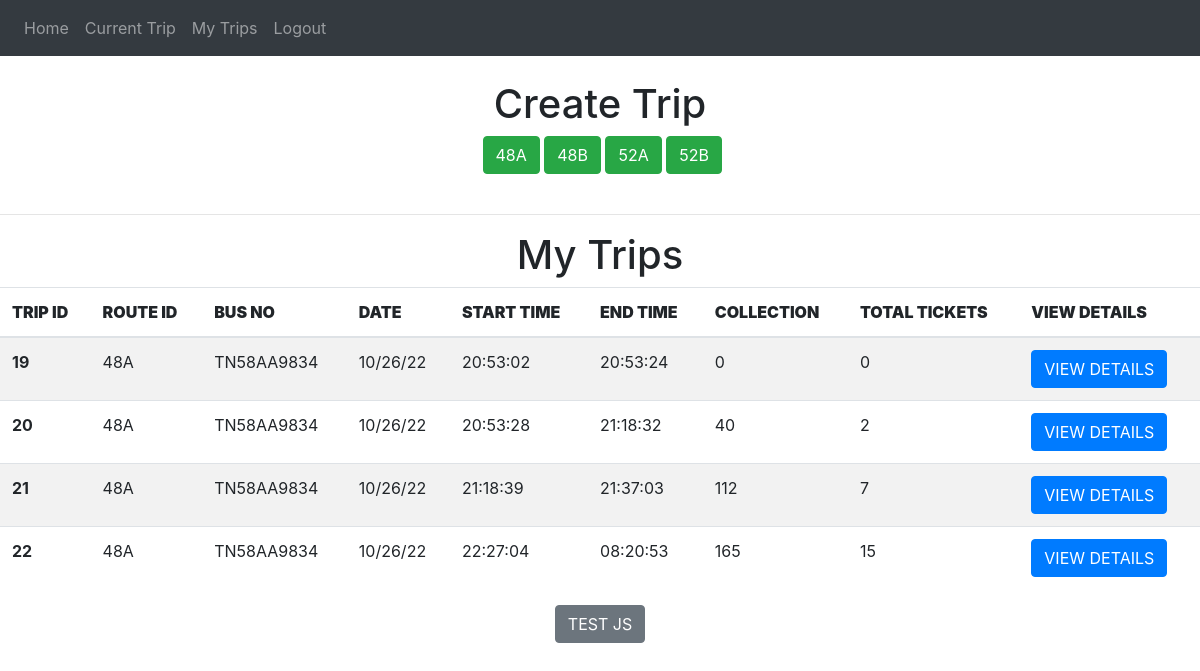
/conductor-my-trips (signed in), run on an earlier commit of the app's database.
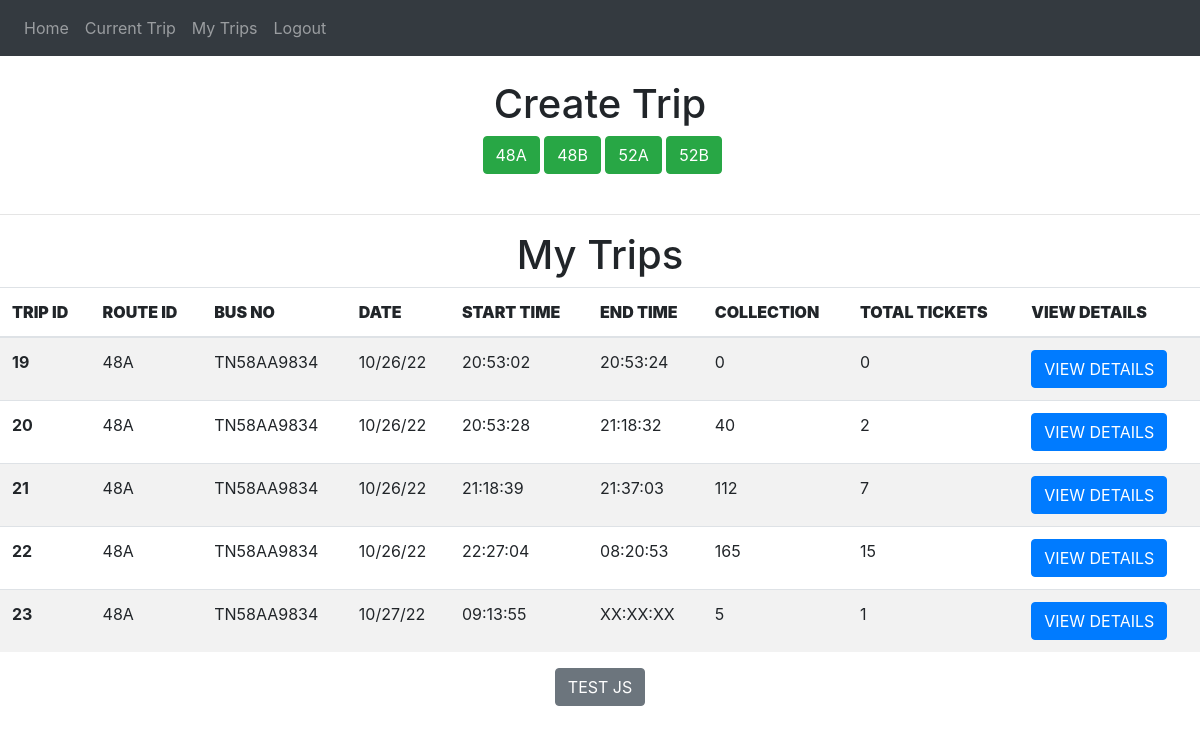
And on a later commit of the database.
### website/models.py (models this page shows)
class Trip(db.Model,UserMixin):
    trip_id = db.Column(db.Integer , primary_key = True)
    route_id = db.Column(db.String(100))
    conductor_id = db.Column(db.Integer , db.ForeignKey('user.id'))
    date = db.Column(db.String(100))
    collection = db.Column(db.Integer)
    ticket_run = db.Column(db.Integer)
    start_time =db.Column(db.String(100))
    end_time = db.Column(db.String(100))
    status =db.Column(db.String(1))
    current_passengers= db.Column(db.Integer)
    current_stop = db.Column(db.String)
    bus_no = db.Column(db.String)
    gps = db.Column(db.String)
    gps_update_time = db.Column(db.String)
    tickets = db.relationship('Ticket')

### website/views.py (the view)
@views.route('/conductor-my-trips', methods=['GET', 'POST'])
@login_required
def conductor_my_trips():
    trips = Trip.query.filter_by(conductor_id = current_user.id).all()
    conductor_details = Conductor_details.query.filter_by(conductor_id = current_user.id).first()
    return render_template("conductor_my_trips.html" , user = current_user , trips = trips, cd= conductor_details )

### website/__init__.py (called while the page is built)
def create_app():
    app = Flask(__name__)
    app.config['SECRET_KEY'] = '#itsactuallyapassword'
    app.config['SQLALCHEMY_DATABASE_URI'] = f'sqlite:///{DB_NAME}'
    db.init_app(app)
    from .views import views
    from .auth import auth
    app.register_blueprint(views, url_prefix='/')
    app.register_blueprint(auth, url_prefix='/')
    from .models import User, Conductor_details
    create_database(app)
    login_manager = LoginManager()
    login_manager.login_view = 'auth.login'
    login_manager.init_app(app)
    @login_manager.user_loader
    def load_user(id):
        return User.query.get(int(id))
    return app

### website/templates/conductor_my_trips.html (shortened to what this page needs)
{% extends "base.html" %}
{% block content %}
<br>
<div align = "center">
  <h1 align = "center">Create Trip </h1>
  {%for route in cd.routes_assigned.split(",")%}
  <a class="btn btn-primary btn-success " href="/conductor-utility-create-trip/{{route}} " role="button"  > {{route}} </a>
  {%endfor%}
  </div>
</div>
<br><hr>
  <div>
      <h1 align = "center">My Trips </h1>
    <table class="table table-striped">
      <thead>
        <tr>
          <th scope="col" ><b>TRIP ID</b></th>
          <th scope="col"><b>ROUTE ID</b></th>
          <th scope="col"><b>BUS NO</b></th>
          <th scope="col"><b>DATE</b></th>
          <th scope="col"><b>START TIME</b></th>
          <th scope="col"><b>END TIME</b></th>
          <th scope="col"><b>COLLECTION</b></th>
          <th scope="col"><b>TOTAL TICKETS</b></th>
          <th scope="col"><b>VIEW DETAILS</b></th>
        </tr>
      </thead>
      <tbody>
        {%for t in trips %}
        <tr>
          <th>{{t.trip_id}}</th>
          <td>{{t.route_id}}</td>
          <td>{{t.bus_no}}</td>
          <td>{{t.date}}</td>
          <td>{{t.start_time}}</td>
          <td>{{t.end_time}}</td>
          <td>{{t.collection}}</td>
          <td>{{t.ticket_run}}</td>
          <td><a class="btn btn-primary " href="/conductor-view-details/{{t.trip_id}} " role="button"  >VIEW DETAILS</a></td>
        </tr>
        {%endfor%}
      </tbody>
    </table>
  </div>
<div align = "center">
  <button type = "button " class = "btn btn-secondary" onclick="refreshGPS()" >TEST JS</button><br>
</div>
<br>
{% endblock %}

### website/templates/base.html (shortened to what this page needs)
<!DOCTYPE html>
<html>
  <head>
    <link
      rel="stylesheet"
      href="https://stackpath.bootstrapcdn.com/bootstrap/4.4.1/css/bootstrap.min.css"
    />
    <link
      rel="stylesheet"
      href="https://stackpath.bootstrapcdn.com/font-awesome/4.7.0/css/font-awesome.min.css"
    />
  </head>
  <body>
{%if user.is_authenticated %}
  {%if user.type == "C"%}
    <nav class="navbar navbar-expand-lg navbar-dark bg-dark">
  <div class="collapse navbar-collapse" id="navbar">
    <div class="navbar-nav">
      <a class="nav-item nav-link" id="home" href="/conductor-home">Home</a>
      <a class="nav-item nav-link" id="home" href="/conductor-current-trip">Current Trip</a>
      <a class="nav-item nav-link" id="home" href="/conductor-my-trips">My Trips</a>
      <a class="nav-item nav-link" id="logout" href="/logout">Logout</a>
    </div>
  </div>
    </nav>
  {%endif%}
{%endif%}
    <div class="container">{% block content %} {% endblock %}</div>
  </body>
</html>

What changed in the data, as far as the page shows it:
added Trip: trip_id "23", route_id "48A", bus_no "TN58AA9834", date "10/27/22", start_time "09:13:55", end_time "XX:XX:XX", collection "5", ticket_run "1"
